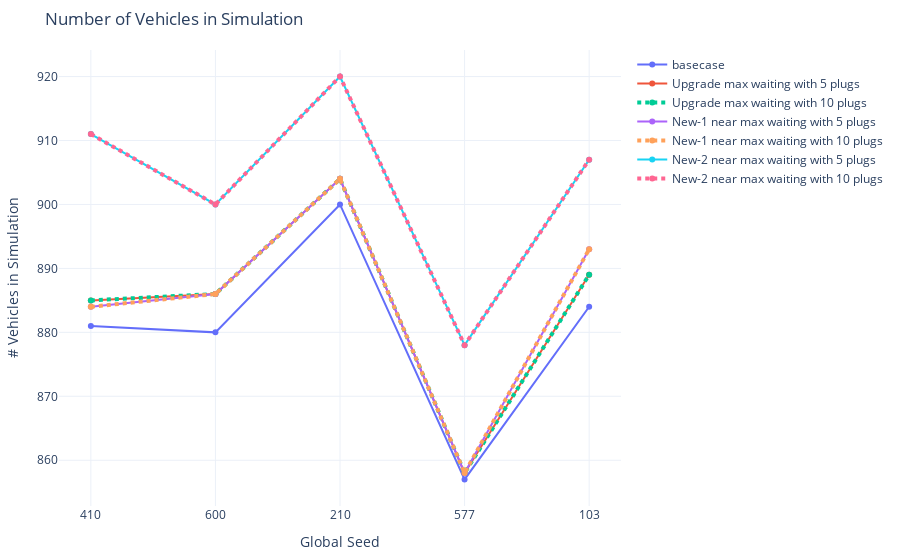

The notebook cell this image was saved under:
### Code cell
# EVs in simulation
fig = go.Figure()
fig.add_trace(go.Scatter(x=seeds, y=count_stats[(500 <= count_stats['analysis_id']) & (count_stats['analysis_id']<= 504)].sort_values('analysis_id')['sim_count'],
                    mode='lines+markers',
                    name='basecase'))
fig.add_trace(go.Scatter(x=seeds, y=count_stats[(506 <= count_stats['analysis_id']) & (count_stats['analysis_id']<= 510)].sort_values('analysis_id')['sim_count'],
                    mode='lines+markers',
                    name='Upgrade max waiting with 5 plugs'))
fig.add_trace(go.Scatter(x=seeds, y=count_stats[(511 <= count_stats['analysis_id']) & (count_stats['analysis_id']<= 515)].sort_values('analysis_id')['sim_count'],
                    mode='lines+markers',
                    name='Upgrade max waiting with 10 plugs', line=dict(width=4, dash='dot')))
fig.add_trace(go.Scatter(x=seeds, y=count_stats[(516 <= count_stats['analysis_id']) & (count_stats['analysis_id']<= 520)].sort_values('analysis_id')['sim_count'],
                    mode='lines+markers',
                    name='New-1 near max waiting with 5 plugs'))
fig.add_trace(go.Scatter(x=seeds, y=count_stats[(521 <= count_stats['analysis_id']) & (count_stats['analysis_id']<= 525)].sort_values('analysis_id')['sim_count'],
                    mode='lines+markers',
                    name='New-1 near max waiting with 10 plugs', line=dict(width=4, dash='dot')))
fig.add_trace(go.Scatter(x=seeds, y=count_stats[(526 <= count_stats['analysis_id']) & (count_stats['analysis_id']<= 530)].sort_values('analysis_id')['sim_count'],
                    mode='lines+markers',
                    name='New-2 near max waiting with 5 plugs'))
fig.add_trace(go.Scatter(x=seeds, y=count_stats[(531 <= count_stats['analysis_id']) & (count_stats['analysis_id']<= 535)].sort_values('analysis_id')['sim_count'],
                    mode='lines+markers',
                    name='New-2 near max waiting with 10 plugs', line=dict(width=4, dash='dot')))
fig.update_xaxes(type='category')
fig.update_layout(margin=dict(l=20, r=20, t=50, b=20), uniformtext_minsize=8, uniformtext_mode='hide', template='plotly_white', title="Number of Vehicles in Simulation",
        yaxis_title="# Vehicles in Simulation", 
        xaxis_title="Global Seed")
fig.show()

### Figure 1 — Plotly figure (JSON) as saved in the notebook; plotly's stock layout.template omitted (floating-point values rounded to 4 significant figures)
{"data": [{"mode": "lines+markers", "name": "basecase", "type": "scatter", "x": ["410", "600", "210", "577", "103"], "y": [881, 880, 900, 857, 884]}, {"mode": "lines+markers", "name": "Upgrade max waiting with 5 plugs", "type": "scatter", "x": ["410", "600", "210", "577", "103"], "y": [885, 886, 904, 858, 889]}, {"line": {"dash": "dot", "width": 4}, "mode": "lines+markers", "name": "Upgrade max waiting with 10 plugs", "type": "scatter", "x": ["410", "600", "210", "577", "103"], "y": [885, 886, 904, 858, 889]}, {"mode": "lines+markers", "name": "New-1 near max waiting with 5 plugs", "type": "scatter", "x": ["410", "600", "210", "577", "103"], "y": [884, 886, 904, 858, 893]}, {"line": {"dash": "dot", "width": 4}, "mode": "lines+markers", "name": "New-1 near max waiting with 10 plugs", "type": "scatter", "x": ["410", "600", "210", "577", "103"], "y": [884, 886, 904, 858, 893]}, {"mode": "lines+markers", "name": "New-2 near max waiting with 5 plugs", "type": "scatter", "x": ["410", "600", "210", "577", "103"], "y": [911, 900, 920, 878, 907]}, {"line": {"dash": "dot", "width": 4}, "mode": "lines+markers", "name": "New-2 near max waiting with 10 plugs", "type": "scatter", "x": ["410", "600", "210", "577", "103"], "y": [911, 900, 920, 878, 907]}], "layout": {"autosize": true, "margin": {"b": 20, "l": 20, "r": 20, "t": 50}, "title": {"text": "Number of Vehicles in Simulation"}, "uniformtext": {"minsize": 8, "mode": "hide"}, "xaxis": {"autorange": true, "range": [-0.2466, 4.247], "title": {"text": "Global Seed"}, "type": "category"}, "yaxis": {"autorange": true, "range": [852.6, 924.4], "title": {"text": "# Vehicles in Simulation"}, "type": "linear"}}}
